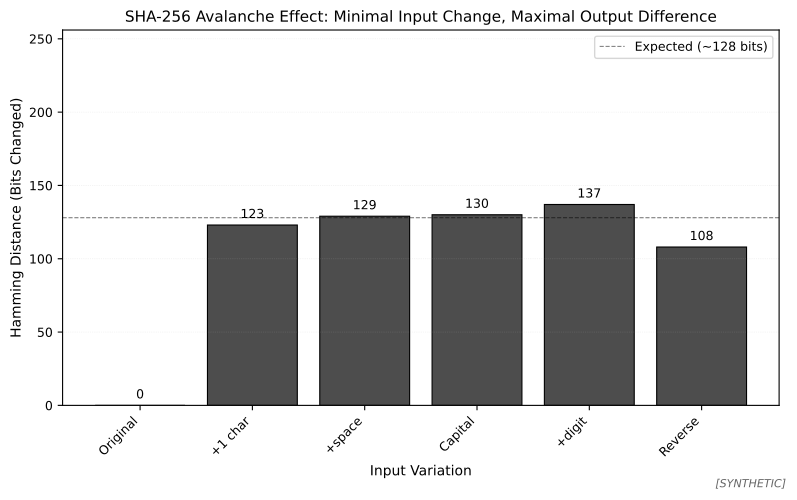

Recreate this plot in Python.
"""
Hash Avalanche Effect Visualization
Shows how SHA-256 produces vastly different outputs for minimal input changes
[SYNTHETIC DATA]
"""

import hashlib
import matplotlib.pyplot as plt
import numpy as np
from pathlib import Path

# Chart metadata for QuantLet integration
CHART_METADATA = {
    'title': 'Hash Avalanche Effect - SHA-256 Bit Differences',
    'url': 'https://github.com/Digital-AI-Finance/Blockchain_Crypto/tree/main/charts/hash_avalanche'
}

# Set font sizes (MANDATORY)
plt.rcParams.update({
    'font.size': 10,
    'axes.labelsize': 10,
    'axes.titlesize': 11,
    'xtick.labelsize': 9,
    'ytick.labelsize': 9,
    'legend.fontsize': 9
})

def hamming_distance(hash1, hash2):
    """Calculate Hamming distance between two hashes (number of differing bits)"""
    bytes1 = bytes.fromhex(hash1)
    bytes2 = bytes.fromhex(hash2)
    distance = 0
    for b1, b2 in zip(bytes1, bytes2):
        xor = b1 ^ b2
        distance += bin(xor).count('1')
    return distance

# Generate synthetic data showing avalanche effect
base_input = "blockchain"
variations = [
    ("Original", base_input),
    ("+1 char", base_input + "x"),
    ("+space", base_input + " "),
    ("Capital", base_input.capitalize()),
    ("+digit", base_input + "1"),
    ("Reverse", base_input[::-1]),
]

# Calculate hashes and distances
base_hash = hashlib.sha256(base_input.encode()).hexdigest()
distances = []
labels = []

for label, input_str in variations:
    current_hash = hashlib.sha256(input_str.encode()).hexdigest()
    distance = hamming_distance(base_hash, current_hash)
    distances.append(distance)
    labels.append(label)

# Create the chart
fig, ax = plt.subplots(figsize=(8, 5))

# Use grayscale-friendly colors
bars = ax.bar(range(len(labels)), distances, color='#4d4d4d', edgecolor='black', linewidth=0.8)

# Highlight the original (0 distance)
bars[0].set_color('#cccccc')
bars[0].set_edgecolor('black')

ax.set_ylabel('Hamming Distance (Bits Changed)')
ax.set_xlabel('Input Variation')
ax.set_title('SHA-256 Avalanche Effect: Minimal Input Change, Maximal Output Difference')
ax.set_xticks(range(len(labels)))
ax.set_xticklabels(labels, rotation=45, ha='right')
ax.set_ylim(0, 256)

# Add horizontal line at 128 (expected average for random changes)
ax.axhline(y=128, color='black', linestyle='--', linewidth=0.8, alpha=0.5, label='Expected (~128 bits)')

# Add value labels on bars
for i, (bar, dist) in enumerate(zip(bars, distances)):
    height = bar.get_height()
    ax.text(bar.get_x() + bar.get_width()/2., height + 3,
            f'{dist}',
            ha='center', va='bottom', fontsize=9)

ax.legend(loc='upper right')
ax.grid(axis='y', alpha=0.3, linestyle=':', linewidth=0.5)

# Add note about synthetic data
fig.text(0.99, 0.01, '[SYNTHETIC]', ha='right', va='bottom', fontsize=8, style='italic', alpha=0.6)

plt.tight_layout()

# Save as PDF
output_path = Path(__file__).parent / 'chart.pdf'
plt.savefig(output_path, bbox_inches='tight', dpi=300)
print(f"Chart saved to: {output_path.absolute()}")

plt.close()
